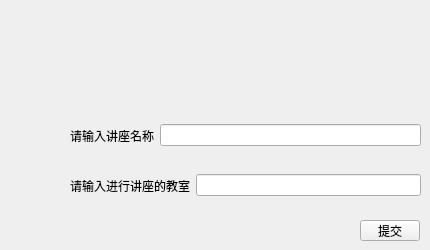
        <widget class="QWidget" name="spkSpeechname_pages">
         <widget class="QWidget" name="horizontalLayoutWidget">
          <property name="geometry">
           <rect>
            <x>70</x>
            <y>110</y>
            <width>351</width>
            <height>51</height>
           </rect>
          </property>
          <layout class="QHBoxLayout" name="horizontalLayout">
           <item>
            <widget class="QLabel" name="spkSpeechname_label">
             <property name="text">
              <string>请输入讲座名称</string>
             </property>
            </widget>
           </item>
           <item>
            <widget class="QLineEdit" name="spkSubmit_lineEdit"/>
           </item>
          </layout>
         </widget>
         <widget class="QWidget" name="horizontalLayoutWidget_2">
          <property name="geometry">
           <rect>
            <x>70</x>
            <y>160</y>
            <width>351</width>
            <height>51</height>
           </rect>
          </property>
          <layout class="QHBoxLayout" name="horizontalLayout_2">
           <item>
            <widget class="QLabel" name="spkSpeechroom_label">
             <property name="text">
              <string>请输入进行讲座的教室</string>
             </property>
            </widget>
           </item>
           <item>
            <widget class="QLineEdit" name="spkSubmitroom_lineEdit"/>
           </item>
          </layout>
         </widget>
         <widget class="QPushButton" name="spkSubmit_buttn">
          <property name="geometry">
           <rect>
            <x>360</x>
            <y>220</y>
            <width>60</width>
            <height>21</height>
           </rect>
          </property>
          <property name="minimumSize">
           <size>
            <width>60</width>
            <height>19</height>
           </size>
          </property>
          <property name="layoutDirection">
           <enum>Qt::LeftToRight</enum>
          </property>
          <property name="text">
           <string>提交</string>
          </property>
         </widget>
        </widget>
